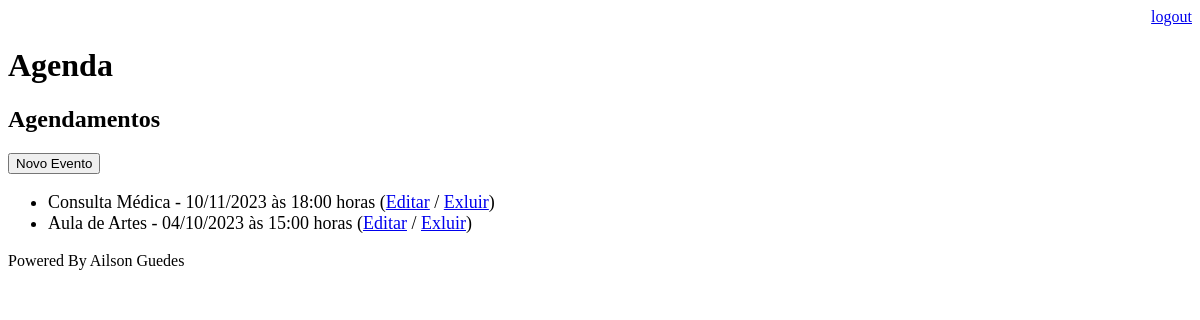
/agenda/ (signed in), run on an earlier commit of the app's database.
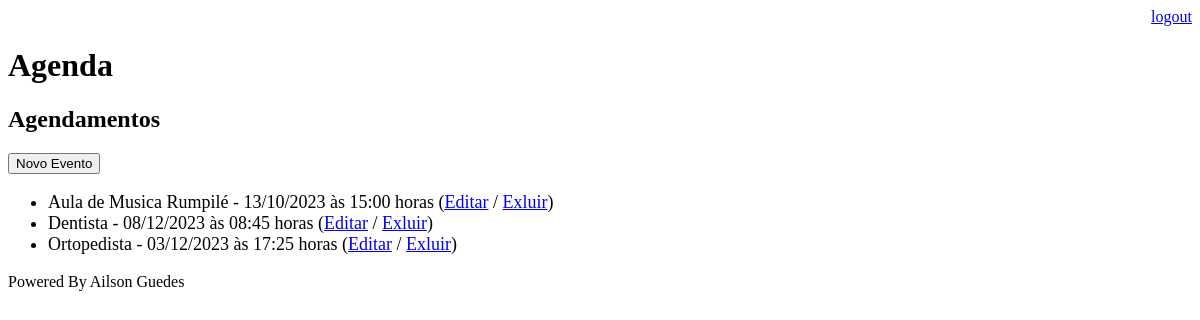
And on a later commit of the database.
### core/models.py (models this page shows, shortened)
class Evento(models.Model):
    titulo = models.CharField(max_length=100)
    descricao = models.TextField(blank=True, null=True)
    dataEvento = models.DateTimeField(verbose_name='Data do Evento')
    dataCriacao = models.DateTimeField(auto_now=True, verbose_name='Data de Criação')
    usuario = models.ForeignKey(User, on_delete=models.CASCADE)
    class Meta:
        db_table = 'evento'
    def get_data_evento(self):
        return self.dataEvento.strftime('%d/%m/%Y às %H:%M horas')
    def getEventoAtrasado(self):
        if self.dataEvento < datetime.now():
             return True
        else:
            return False

### core/views.py (the view)
# urls.py: path('agenda/', views.listaEventos),
@login_required(login_url='/login/')
def listaEventos(request):
    usuario = request.user
    dataAtual = datetime.now() - timedelta(hours=1)
    evento = Evento.objects.filter(usuario=usuario,
                                   dataEvento__gt=dataAtual)
    data = {'eventos':evento}
    return render (request, 'agenda.html', data)

### templates/agenda.html (shortened to what this page needs)
{% extends "model-page.html" %}
{% block content %}
        <h2>Agendamentos</h2>
        <a href="evento/">
            <button type="button">Novo Evento</button>
        </a>
        <ul style="font-size: 18px">
            {% for evento in eventos %}
                <li>
                    <div style=>
                        {{ evento.titulo }} - {{ evento.get_data_evento }}
                        (<a href="evento/?id={{evento.id}}">Editar</a>
                        / <a href="evento/delete/{{ evento.id }}/">Exluir</a>)
                    </div>
                </li>
            {% endfor %}
        </ul>
{% endblock %}

### templates/model-page.html
<!DOCTYPE html>
<html lang="pt-br">
    <head>
        {% include "model-header.html" %}
    </head>
    <body>
        {% block content %} {% endblock %}
        {% include "model-footer.html" %}
    </body>
</html>

### templates/model-header.html (shortened to what this page needs)
<div align="right">
    <a href="/logout">logout</a>
</div>
<h1>Agenda</h1>

### templates/model-footer.html
<p>Powered By Ailson Guedes</p>

What changed in the data, as far as the page shows it:
removed Evento: titulo "Consulta Médica", get_data_evento "10/11/2023 às 18:00 horas"
changed Evento: titulo "Aula de Artes" → "Aula de Musica Rumpilé"; get_data_evento "04/10/2023 às 15:00 horas" → "13/10/2023 às 15:00 horas"
added Evento: titulo "Dentista", get_data_evento "08/12/2023 às 08:45 horas"
added Evento: titulo "Ortopedista", get_data_evento "03/12/2023 às 17:25 horas"
